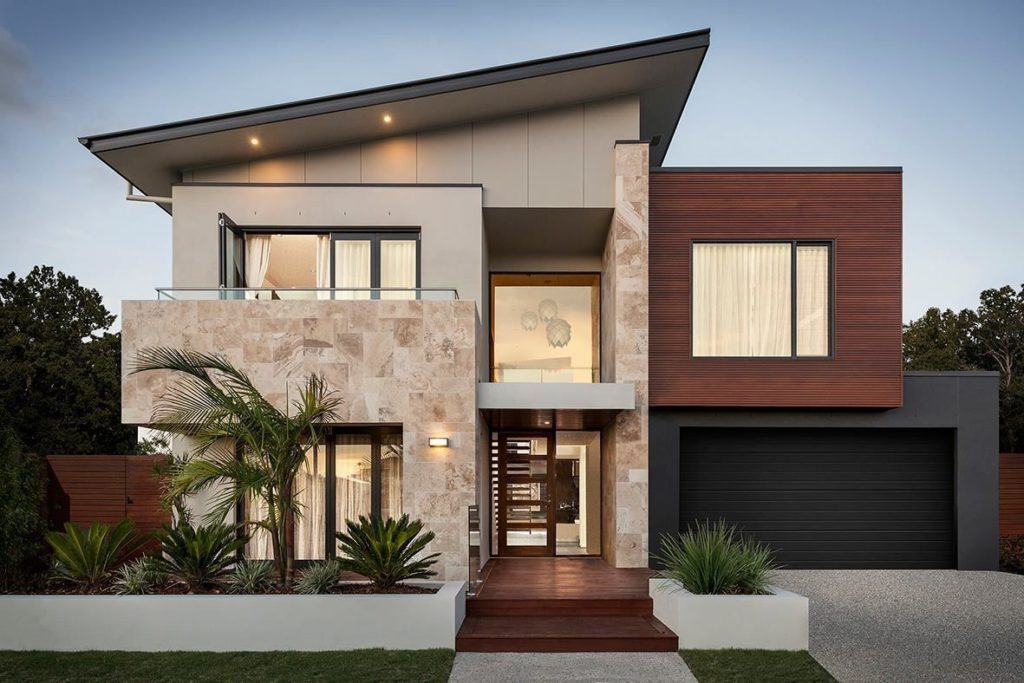
#> input picture course_in_coursera/Semana_4/Tratamiento de imagenes/muestra.jpg, 1024 x 683 px
$ python matplotlib_con_tupla.py
#> lines starting #> are read from the running program, lines starting #| are printed output that depends on the picture; after the words box and inside, x2 and y2 are one past the last pixel; in counts of white or black regions, pixels touching at a corner belong together
# noinspection PyUnresolvedReferences
import matplotlib.image as mpimg
# noinspection PyUnresolvedReferences
import matplotlib.pyplot as plt


def visualizar_imagen(imagen: list) -> None:
    """ Muestra la imagen recibida
    Parámetros:
        imagen (list): Matriz de MxN con tuplas (R,G,B) que representan la imagen a visualizar.
    """
    alto = len(imagen)
    ancho = len(imagen[0])

    # Construir una matriz para representar la imagen.
    # Esta matriz tendrá tres dimensiones
    matriz = []
    for i in range(alto):
        fila = []
        for j in range(ancho):
            # convertir la tupla a una lista
            r, g, b = imagen[i][j]
            fila.append([r, g, b])
        matriz.append(fila)
    plt.imshow(matriz)
    plt.show()


def cargar_imagen(ruta_imagen: str) -> list:
    """ Carga la imagen que se encuentra en la ruta dada.
    Parámetros:
        ruta_imagen (str) Ruta donde se encuentra la imagen a cargar.
    Retorno:
        list: Matriz de MxN con tuplas (R,G,B).
    """
#> called with ruta_imagen = 'muestra.jpg'
    matriz = mpimg.imread(ruta_imagen).tolist()
#> matriz = 683 items
    alto = len(matriz)
#> alto = 683
    ancho = len(matriz[0])
#> ancho = 1024

    # Construir una matriz para representar la imagen.
    # Esta matriz tendrá dos dimensiones y tuplas en cada casilla.
    imagen = []
    for i in range(alto):
        fila = []
        for j in range(ancho):
            # Extraer los componentes. Note que no se puede desempaquetar.
            r = matriz[i][j][0]
            g = matriz[i][j][1]
            b = matriz[i][j][2]

            # Construir la tupla equivalente y agregarla a la imagen
            tupla = (r, g, b)
            fila.append(tupla)
        imagen.append(fila)
#> after the loop, imagen = 683 items
    return imagen


def convertir_a_grises(imagen_a_convertir: list) -> None:
    ancho = len(imagen_a_convertir[0])
    alto = len(imagen_a_convertir)
    for i in range(0, alto):
        for j in range(0, ancho):
            rojo, verde, azul = imagen_a_convertir[i][j]
            gris = (rojo + verde + azul) // 3
            imagen_a_convertir[i][j] = (gris, gris, gris)


def convertir_a_binario(imagen: list, umbral: int) -> None:
    alto = len(imagen)
    ancho = len(imagen[0])
    for i in range(0, alto):
        for j in range(0, ancho):
            rojo, verde, azul = imagen[i][j]
            gris = (rojo + verde + azul) // 3
            if gris < umbral:
                imagen[i][j] = (0, 0, 0)
            else:
                imagen[i][j] = (255, 255, 255)


imagen_muestra = cargar_imagen("muestra.jpg")
#> imagen_muestra = 683 items
visualizar_imagen(imagen_muestra)
#> in visualizar_imagen, `alto = len(imagen)`: alto = 683
#> in visualizar_imagen, `ancho = len(imagen[0])`: ancho = 1024
#> after the loop in visualizar_imagen, `for i in range(alto):`: matriz = 683 items
convertir_a_grises(imagen_muestra)
#> in convertir_a_grises, `ancho = len(imagen_a_convertir[0])`: ancho = 1024
#> in convertir_a_grises, `alto = len(imagen_a_convertir)`: alto = 683
#> after the loop in convertir_a_grises, `for i in range(0, alto):`: imagen_a_convertir = 683 items
visualizar_imagen(imagen_muestra)
#> in visualizar_imagen (call 2), `plt.show()`:
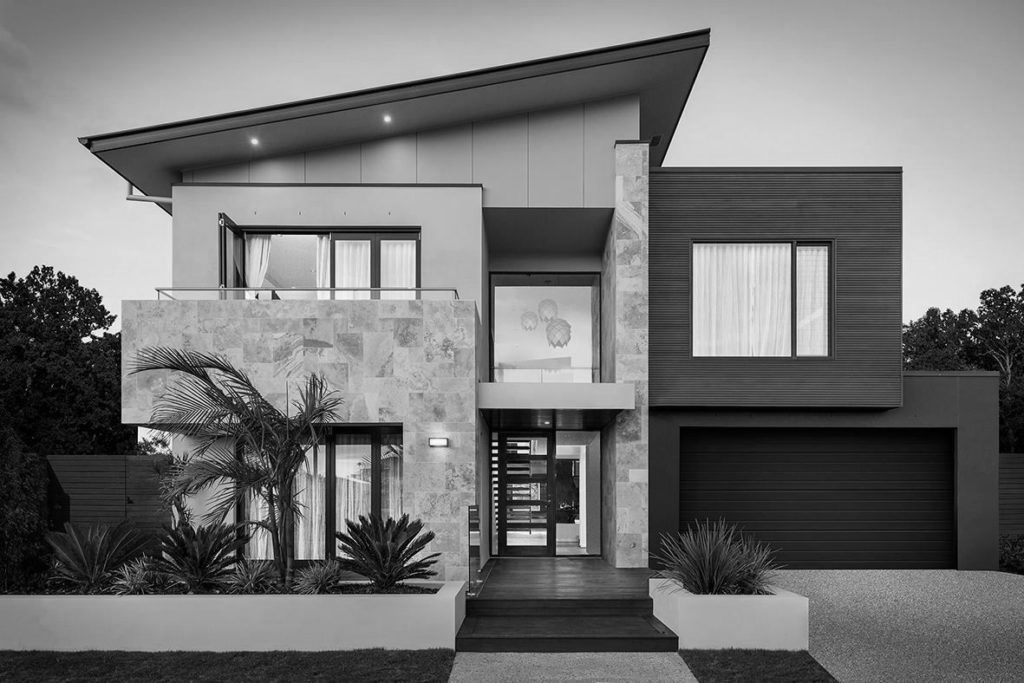
#> shown: shape (683, 1024, 3); min 0, max 253, mean 115.3
convertir_a_binario(imagen_muestra, 100)
#> in convertir_a_binario, `alto = len(imagen)`: alto = 683
#> in convertir_a_binario, `ancho = len(imagen[0])`: ancho = 1024
#> after the loop in convertir_a_binario, `for i in range(0, alto):`: imagen = 683 items
visualizar_imagen(imagen_muestra)
#> in visualizar_imagen (call 3), `plt.show()`:
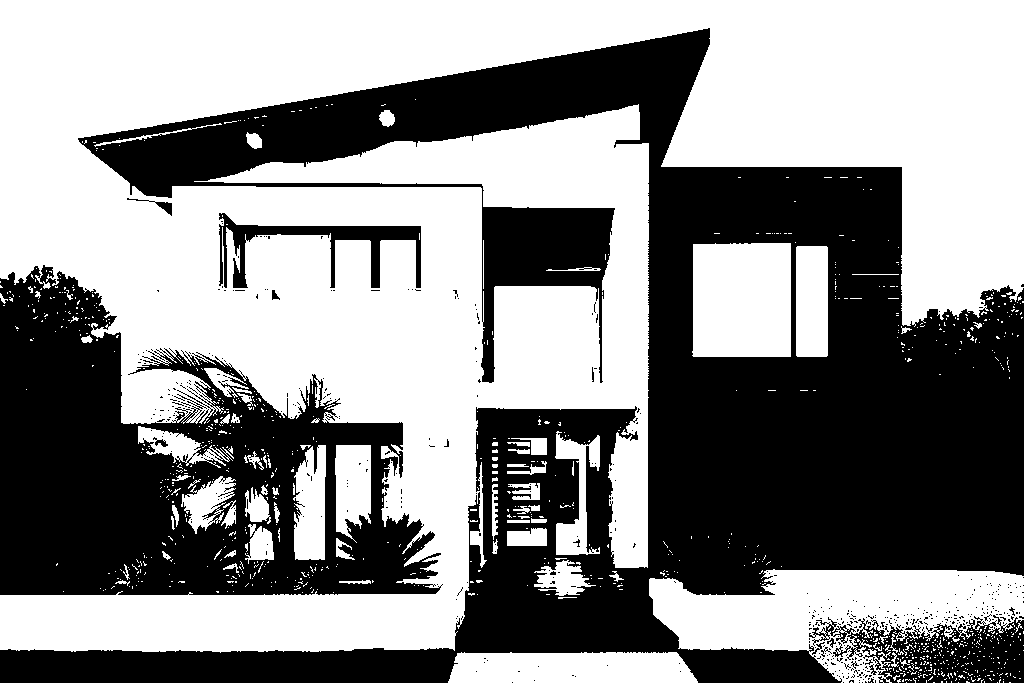
#> shown: shape (683, 1024, 3); 54.9% white; 489 black regions (473 under 20 px), largest, box (x1, y1, x2, y2) and area: (0, 28, 1024, 683) 224415, (0, 265, 443, 595) 77574, (809, 615, 1024, 683) 7604
